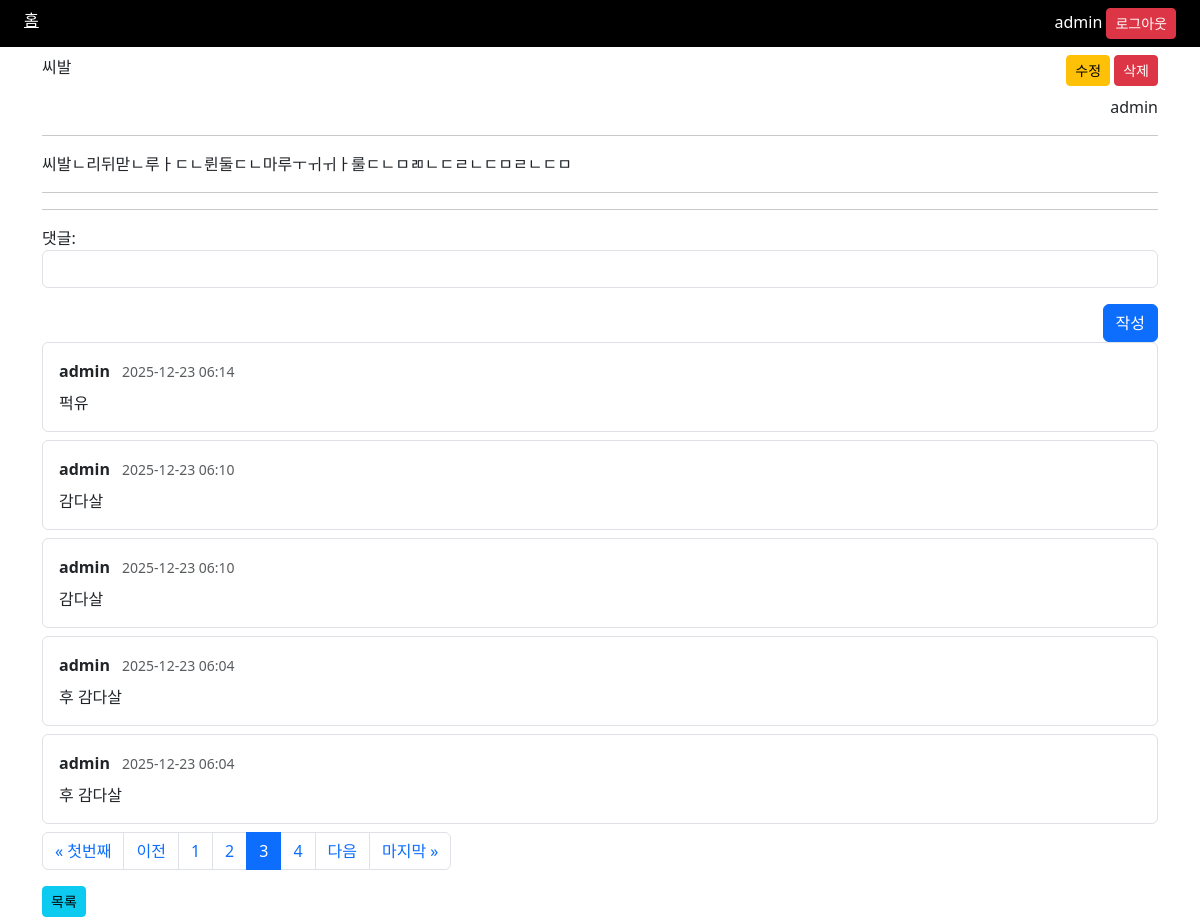
The page /53/?page=3 (signed in) on the database its author committed.
### blog/models.py (models this page shows, shortened)
class Blog(TimestampModel):
    CATEGORY_CHOICES = (
        ('free', '자유'),
        ('travel', '여행'),
        ('cat', '고양이'),
        ('dog', '강아지'),
    )
    category = models.CharField('카테고리', max_length=10, choices=CATEGORY_CHOICES)
    title = models.CharField('제목', max_length=100)
    content = models.TextField('본문')
    author = models.ForeignKey(User, on_delete=models.CASCADE)
    class Meta:
        verbose_name = '블로그'
        verbose_name_plural = '블로그 목록'

class Comment(TimestampModel):
    blog = models.ForeignKey(Blog, on_delete=models.CASCADE)
    content = models.CharField('본문', max_length=255)
    author = models.ForeignKey(User, on_delete=models.CASCADE)
    class Meta:
        verbose_name = '댓글'
        verbose_name_plural = '댓글 목록'
    ...

### blog/cb_views.py (the view, shortened to what this page needs)
# urls.py: path('<int:id>/', cb_views.BlogDetailView.as_view(), name='detail'),
class BlogDetailView(ListView):
    model = Comment
    template_name = 'blog_detail.html'
    paginate_by = 5
    pk_url_kwarg = 'id'
    def get(self, request, *args, **kwargs):
        self.object = get_object_or_404(Blog, id=kwargs.get('id'))
        return super().get(request, *args, **kwargs)
    def get_queryset(self):
        return self.model.objects.filter(blog=self.object).order_by("-id").select_related('author')
    def get_context_data(self, **kwargs):
        context = super().get_context_data(**kwargs)
        context['comment_form'] = CommentForm()
        context['blog'] = self.object
        return context

### blog/forms.py
class CommentForm(forms.ModelForm):
    class Meta:
        model = Comment
        fields = ('content',)
        widgets = {
            'content' : forms.TextInput(attrs={'class' : 'form-control'})
        }
        labels = {
            'content' : '댓글'
        }

### templates/blog_detail.html (shortened to what this page needs)
{% extends 'base.html' %}
{% block content %}
    <div class="mt-2 d-flex justify-content-between">
        <p>{{ blog.title }}</p>
        {% if request.user == blog.author %}
            <div>
                <a class="btn btn-sm btn-warning" href="{% url 'blog:update' blog.pk %}">수정</a>
                <form action="{% url 'blog:delete' blog.pk %}" method="post" style="display:inline-block;">
                    <button class="btn btn-sm btn-danger">삭제</button>
                </form>
            </div>
        {% endif %}
    </div>
    <div style="text-align: right">{{ blog.author.username }}</div>
    <hr>
    <p>{{ blog.content }}</p>
    <hr>
    <hr>
    {% if request.user.is_authenticated %}
        <form method="POST">
            {{ comment_form.as_p }}
            <div class="text-end">
                <button class="btn btn-primary">작성</button>
            </div>
        </form>
        {% for c in object_list %}
          <div class="border rounded p-3 mb-2">
            <div class="d-flex justify-content-between">
              <div>
                <strong>{{ c.author.username }}</strong>
                <small class="text-muted ms-2">{{ c.created_at|date:"Y-m-d H:i" }}</small>
              </div>
            </div>
            <div class="mt-2">
              {{ c.content|linebreaksbr }}
            </div>
          </div>
        {% empty %}
          <p class="text-muted">첫 댓글을 남겨보세요.</p>
        {% endfor %}
    {% endif %}
    {% include 'pagination.html' %}
    <a class="btn btn-sm btn-info" href="{% url 'blog:list' %}">목록</a>
{% endblock %}

### templates/base.html (shortened to what this page needs)
{% load static %}
<!doctype html>
<html lang="en">
<head>
    <link href="{% static 'css/bootstrap.css' %}" rel="stylesheet">
</head>
<body>
    <nav class="d-flex justify-content-between py-2 px-4 bg-black text-white">
        <div>
            <a class="text-dacoration-none text-white" href="{% url 'blog:list' %}">홈</a>
        </div>
        <div style="text-align: right;">
            {% if request.user.is_authenticated %}
                {{ request.user.username }}
                <form action="{% url 'logout' %}" method="post" style="display: inline;" class="d-inline">
                    <button class="btn btn-danger btn-sm">로그아웃</button>
                </form>
            {% else %}
                <a href="{% url 'signup' %}">회원가입</a>
                <a href="{% url 'login' %}">로그인</a>
            {% endif %}
        </div>
    </nav>
    <div class="container">
        {% block content %}{% endblock %}
    </div>
</body>
</html>

### rows shown on the page
Blog: title "씨발", author.username "admin", content "씨발ㄴ리뒤맏ㄴ루ㅏㄷㄴ륀둘ㄷㄴ마루ㅜㅟㅟㅏ룰ㄷㄴㅁㄻㄴㄷㄹㄴㄷㅁㄹㄴㄷㅁ"
Comment: author.username "admin", created_at "2025-12-23 06:14", content "퍽유"
Comment: author.username "admin", created_at "2025-12-23 06:10", content "감다살"
Comment: author.username "admin", created_at "2025-12-23 06:10", content "감다살"
Comment: author.username "admin", created_at "2025-12-23 06:04", content "후 감다살"
Comment: author.username "admin", created_at "2025-12-23 06:04", content "후 감다살"

### other values the page prints
{{ request.user.username }} "admin"
{{ i }} "1" "2" "4"
{{ i }} "3"
